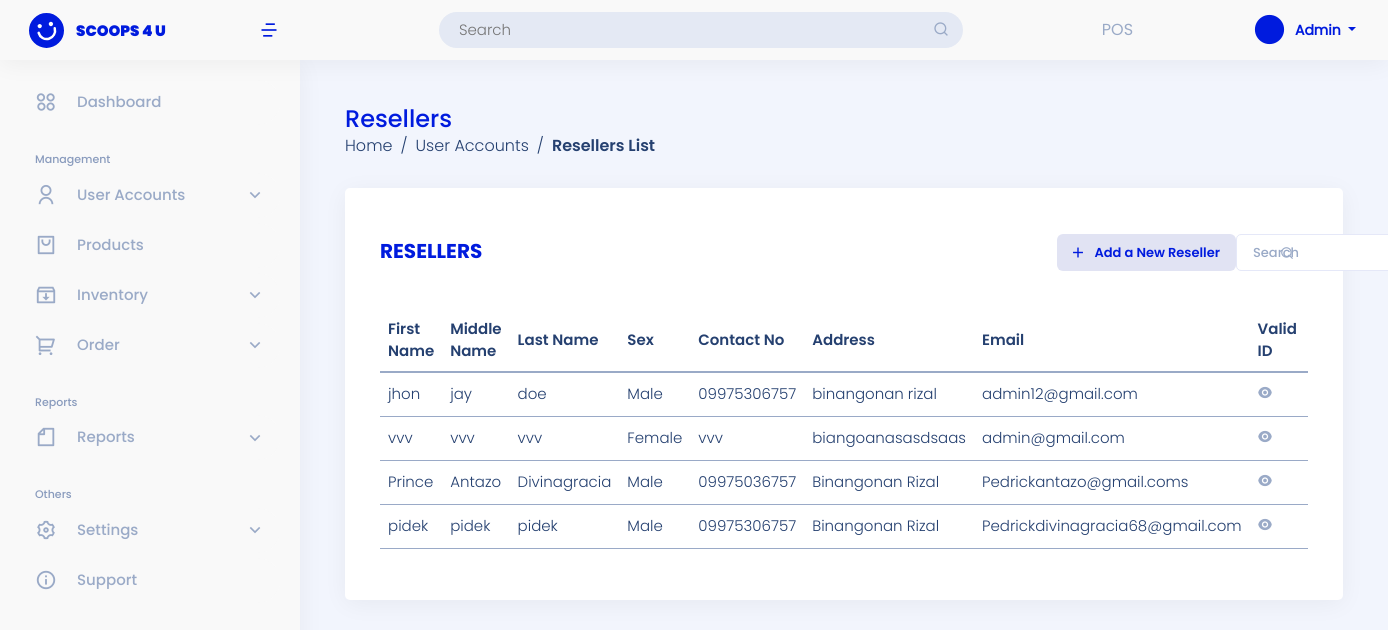
The app's page /user-site/list-reseller/ (signed in) with its own data.
### landing_page/models.py (models this page shows)
class User(AbstractUser):
    ROLE = ((" "," "),("admin","admin"),("staff","staff"),("reseller","reseller"),("rider","rider"))
    role = models.CharField(max_length=50, null=True, default=False, choices=ROLE)

### admin_site/models.py (models this page shows, shortened)
class Reseller(models.Model):
    STATUS = (("pending","pending"),("active","active"),("inactive","inactive"))
    BOOLCHOICE = (("Male","Male"),("Female","Female"))
    reseller_fname =models.CharField(max_length=200, verbose_name='First Name')
    reseller_mname =models.CharField(max_length=200, verbose_name='Middle Name')
    reseller_lname =models.CharField(max_length=200, verbose_name='Last Name')
    reseller_gender = models.CharField(max_length = 50,choices=BOOLCHOICE, verbose_name='Gender')
    reseller_contact =models.CharField(max_length = 12, verbose_name='Contact Number')
    reseller_address =models.TextField(null=False, verbose_name='Address')
    reseller_email =models.EmailField(unique=True, max_length=200, verbose_name='Email')
    reseller_id =models.ImageField( upload_to=image_path, verbose_name='valid id')
    reseller_businessp =models.ImageField( upload_to=image_path,verbose_name='business id')
    reseller_status =models.CharField(max_length=200, null=True, choices=STATUS, verbose_name='Status')

### admin_site/views.py (the view)
# urls.py: path('list-reseller/', views.list_reseller, name='list_reseller'),
@login_required(login_url='landing_page:login')
def list_reseller(request):
    list_reseller = Reseller.objects.order_by('-id').filter(reseller_status = "active")
    context = {'list_reseller':list_reseller}
    return render(request, 'admin_site/user/list_reseller.html', context)

### templates/admin_site/user/list_reseller.html (shortened to what this page needs)
{% extends 'admin_site/base.html' %}
{% block template %}
<main id="main" class="main mt-5">
    <div class="pagetitle">
        <h1>Resellers</h1>
        <nav>
            <ol class="breadcrumb">
                <li class="breadcrumb-item"><a href="{% url 'admin_site:dashboard'%}">Home</a></li>
                <li class="breadcrumb-item">User Accounts</li>
                <li class="breadcrumb-item active">Resellers List</li>
            </ol>
        </nav>
    </div>
    <section class="section">
        <div class="row">
            <div class="col-lg-12">
                <div class="card">
                    <div class="card-body mt-3">
                        <div class="add-product mb-4">
                            <h5 class="card-title feature">Resellers</h5>
                            <a href="{% url 'admin_site:add_reseller' %}" class="btn btn-add" data-bs-toggle="modal" data-bs-target="#addReseller"><i class="ri-add-line align-middle me-2 text-end" style="font-size:17px; font-weight: 500;"></i><span class="align-middle pe-1">Add a New Reseller</span></a>
                            <form class="search-tab" action="{% url 'admin_site:search_reseller' %}" method="GET"  class="text-end px-4">
                                <input type="text" class="form-control p-2 ps-3" name="search" placeholder="Search">
                                <button class="btn btn-search btn-sm" type="submit"><i class="ri-search-line"></i></button>
                            </form>
                        </div>
                        {% if list_reseller %}
                        <div class="table-responsive">
                            <table class="table table-hover">
                                <thead>
                                <tr class="align-middle">
                                    <th scope="col">First Name</th>
                                    <th scope="col">Middle Name</th>
                                    <th scope="col">Last Name</th>
                                    <th scope="col">Sex</th>
                                    <th scope="col">Contact No</th>
                                    <th scope="col" >Address</th>
                                    <th scope="col" >Email</th>
                                    <th scope="col" >Valid ID</th>
                                    <th scope="col" >Business Permit</th>
                                </tr>
                                </thead>
                                <tbody>
                                    {% for list in list_reseller %}
                                    <tr class="align-middle">
                                        <td>{{ list.reseller_fname }}</td>
                                        <td>{{ list.reseller_mname }}</td>
                                        <td>{{ list.reseller_lname }}</td>
                                        <td>{{ list.reseller_gender }}</td>
                                        <td>{{ list.reseller_contact }}</td>
                                        <td>{{ list.reseller_address }}</td>
                                        <td>{{ list.reseller_email }}</td>
                                        <td><i class="ri-eye-fill btn-edit"  data-bs-toggle="modal" data-bs-target="#viewPic"></i></a></td>
                                        <td><a href="{% url 'admin_site:viewing_pic' list.id %}"></a></td>
                                    </tr>
                                    {% endfor %}
                                </tbody>
                            </table>
                        </div>
                        {% endif %}
                    </div>
                </div>
            </div>
        </div>
    </section>
</main>
{% endblock template %}

### templates/admin_site/base.html (shortened to what this page needs)
{% load static %}
<!DOCTYPE html>
<html lang="en">
<head>
    <link href="https://cdn.jsdelivr.net/npm/bootstrap@5.0.2/dist/css/bootstrap.min.css" rel="stylesheet">
    <link href="{% static '/css/assets/bootstrap/css/bootstrap.min.css'%}" rel="stylesheet">
    <link href="{% static '/css/assets/simple-datatables/style.css'%}" rel="stylesheet">
    <link href="{% static '/css/assets/remixicon/remixicon.css'%}" rel="stylesheet">
    <link href="{% static '/css/sandi.css'%}" rel="stylesheet">
  </head>
<body>
{% if user.role == "admin"%}
<header id="header" class="header fixed-top d-flex align-items-center">
  <div class="d-flex align-items-center justify-content-between">
    <a href="{% url 'admin_site:dashboard'%}" class="logo d-flex align-items-center">
      <img src="{% static '/img/logo-header.svg'%}" alt="">
      <span class="d-none d-lg-block">SCOOPS 4 U</span>
    </a>
    <i class="ri-menu-4-line toggle-sidebar-btn ms-1 me-3" style="font-size: 20px; font-weight: 500; color:#001BDE;"></i>
  </div>
  <div class="search-bar mx-auto">
    <form class="search-form d-flex align-items-center" method="POST" action="#">
      <input type="text" name="query" placeholder="Search" title="Enter search keyword">
      <button type="submit" title="Search"><i class="ri-search-line"></i></button>
    </form>
  </div>
  <div class="POS POS-header">
      <a href="{%url 'admin_site:pos' %}">POS</a>
    </div>
  <nav class="header-nav ms-auto">
    <ul class="d-flex align-items-center">
      <li class="nav-item dropdown pe-3">
        <a class="nav-link nav-profile d-flex align-items-center me-3" href="#" data-bs-toggle="dropdown">
          <i alt="Profile" class="ri-checkbox-blank-circle-fill"></i>
          <span class="d-none d-md-block dropdown-toggle ps-2" style="text-transform: capitalize;">
            {{ user }}
          </span>
        </a>
      </li>
    </ul>
  </nav>
  </header>
<aside id="sidebar" class="sidebar">
  <ul class="sidebar-nav" id="sidebar-nav">
      <li class="nav-item">
          <a class="nav-link collapsed " href="{% url 'admin_site:dashboard'%}">
          <i class="ri-apps-2-line" style="font-size: 22px; font-weight: 100; margin-right: 20px"></i>
          <span>Dashboard</span>
          </a>
      </li>
      <li class="nav-heading pt-3">Management</li>
      <li class="nav-item">
          <a class="nav-link collapsed " data-bs-target="#users-nav" data-bs-toggle="collapse" href="#">
                <i class="ri-user-line" style="font-size: 22px; font-weight: 100; margin-right: 20px"></i><span>User Accounts</span><i class="ri-arrow-down-s-line ms-auto" style="font-size: 20px; font-weight: 100;" ></i>
          </a>
      </li>
      <li class="nav-item">
      <a class="nav-link collapsed " href="{%url 'admin_site:list_product' %}">
          <i class="ri-shopping-bag-2-line" style="font-size: 22px; font-weight: 100; margin-right: 20px"></i>
          <span>Products</span>
      </a>
      </li>
      <li class="nav-item">
      <a class="nav-link collapsed " data-bs-target="#inventory-nav" data-bs-toggle="collapse" href="#">
          <i class="ri-inbox-archive-line"style="font-size: 22px; font-weight: 100; margin-right: 20px"></i>
          <span>Inventory</span><i class="ri-arrow-down-s-line ms-auto" style="font-size: 20px; font-weight: 100;" ></i>
      </a>
      </li>
      <li class="nav-item">
      <a class="nav-link collapsed " data-bs-target="#sales-nav" data-bs-toggle="collapse" href="#">
          <i class="ri-shopping-cart-2-line" style="font-size: 22px; font-weight: 100; margin-right: 20px"></i><span>Order</span><i class="ri-arrow-down-s-line ms-auto" style="font-size: 20px; font-weight: 100;" ></i>
      </a>
      </li>
      <li class="nav-heading pt-3">Reports</li>
      <li class="mb-act nav-item">
          <a class="nav-link collapsed " data-bs-target="#reports-nav" data-bs-toggle="collapse" href="#">
                <i class="ri-file-line" style="font-size: 22px; font-weight: 100; margin-right: 20px"></i><span>Reports</span><i class="ri-arrow-down-s-line ms-auto" style="font-size: 20px; font-weight: 100;" ></i>
          </a>
      </li>
      <li class="nav-heading pt-3">Others</li>
      <li class="nav-item">
          <a class="nav-link collapsed " data-bs-target="#settings-nav" data-bs-toggle="collapse" href="#">
                <i class="ri-settings-3-line" style="font-size: 22px; font-weight: 100; margin-right: 20px"></i><span>Settings</span><i class="ri-arrow-down-s-line ms-auto" style="font-size: 20px; font-weight: 100;" ></i>
          </a>
      </li>
      <li class="nav-item">
          <a class="nav-link collapsed ">
                <i class="ri-information-line" style="font-size: 22px; font-weight: 100; margin-right: 20px"></i><span>Support</span>
          </a>
      </li>
  </ul>
</aside>
{% endif %}
<div class="">
  {% block template %}
  {% endblock template %}
</div>
</body>
</html>

### records on screen
User: username "Admin"
Reseller: reseller_fname "jhon", reseller_mname "jay", reseller_lname "doe", reseller_gender "Male", reseller_contact "09975306757", reseller_address "binangonan rizal", reseller_email "admin12@gmail.com"
Reseller: reseller_fname "vvv", reseller_mname "vvv", reseller_lname "vvv", reseller_gender "Female", reseller_contact "vvv", reseller_address "biangoanasasdsaas", reseller_email "admin@gmail.com"
Reseller: reseller_fname "Prince", reseller_mname "Antazo", reseller_lname "Divinagracia", reseller_gender "Male", reseller_contact "09975036757", reseller_address "Binangonan Rizal", reseller_email "Pedrickantazo@gmail.coms"
Reseller: reseller_fname "pidek", reseller_mname "pidek", reseller_lname "pidek", reseller_gender "Male", reseller_contact "09975306757", reseller_address "Binangonan Rizal", reseller_email "Pedrickdivinagracia68@gmail.com"
